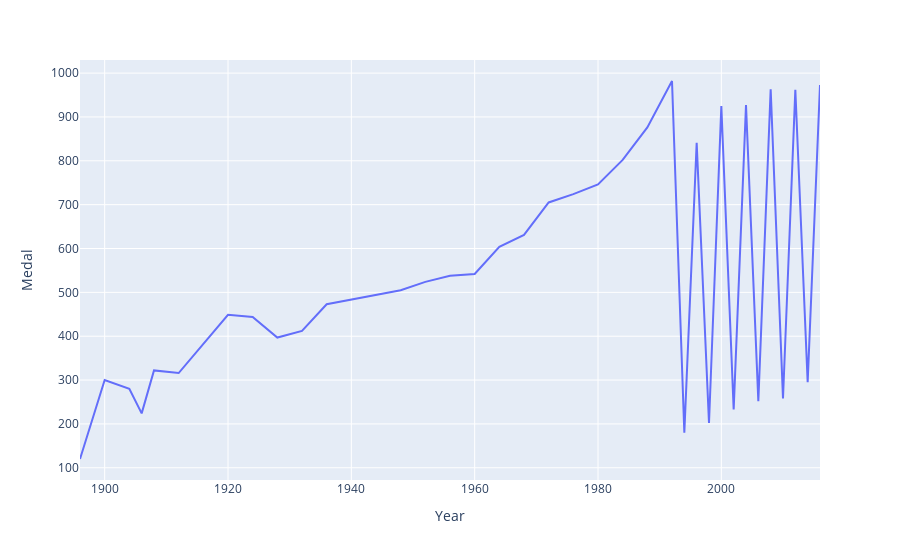

Notebook source saved alongside this figure:
### Code cell
fig = px.line(final_df, x='Year', y='Medal')
fig.show()

### Figure 1 — Plotly figure (JSON) as saved in the notebook; plotly's stock layout.template omitted (floating-point values rounded to 4 significant figures)
{"data": [{"hovertemplate": "Year=%{x}<br>Medal=%{y}<extra></extra>", "legendgroup": "", "line": {"color": "#636efa", "dash": "solid"}, "marker": {"symbol": "circle"}, "mode": "lines", "name": "", "orientation": "v", "showlegend": false, "type": "scatter", "x": [1896, 1900, 1904, 1906, 1908, 1912, 1920, 1924, 1928, 1932, 1936, 1948, 1952, 1956, 1960, 1964, 1968, 1972, 1976, 1980, 1984, 1988, 1992, 1994, 1996, 1998, 2000, 2002, 2004, 2006, 2008, 2010, 2012, 2014, 2016], "xaxis": "x", "y": [120, 300, 280, 224, 322, 316, 449, 444, 397, 412, 473, 505, 524, 538, 542, 604, 631, 705, 724, 746, 802, 876, 982, 180, 841, 202, 925, 233, 927, 252, 963, 258, 962, 295, 973], "yaxis": "y"}], "layout": {"legend": {"tracegroupgap": 0}, "margin": {"t": 60}, "xaxis": {"anchor": "y", "domain": [0, 1], "title": {"text": "Year"}}, "yaxis": {"anchor": "x", "domain": [0, 1], "title": {"text": "Medal"}}}}
